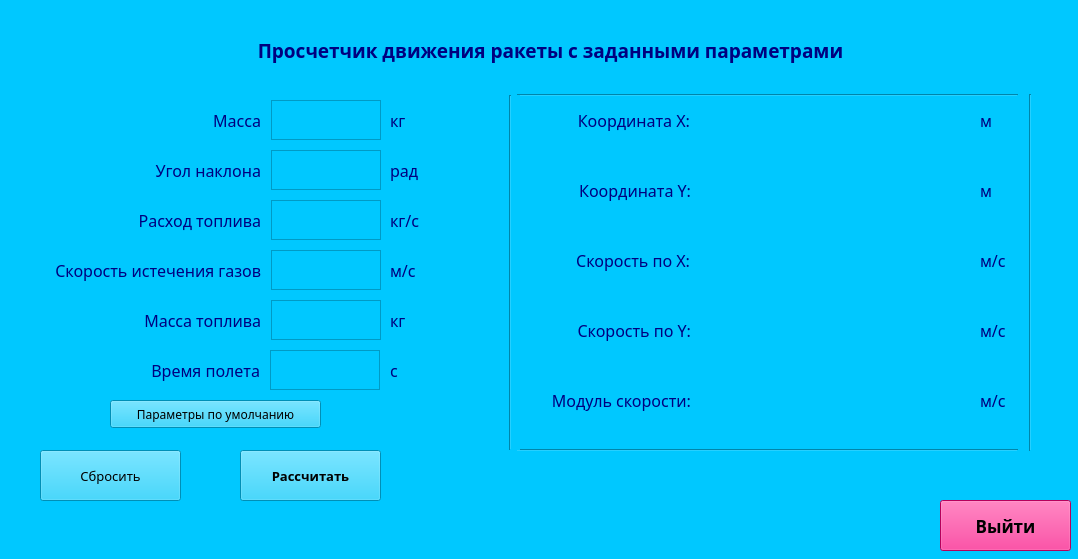
<?xml version="1.0" encoding="UTF-8"?>
<ui version="4.0">
 <class>MainWindow</class>
 <widget class="QMainWindow" name="MainWindow">
  <property name="geometry">
   <rect>
    <x>0</x>
    <y>0</y>
    <width>1078</width>
    <height>559</height>
   </rect>
  </property>
  <property name="windowTitle">
   <string>MainWindow</string>
  </property>
  <property name="autoFillBackground">
   <bool>false</bool>
  </property>
  <property name="styleSheet">
   <string notr="true">background-color: rgb(0, 200, 255);</string>
  </property>
  <widget class="QWidget" name="centralwidget">
   <widget class="QLabel" name="label_title">
    <property name="geometry">
     <rect>
      <x>160</x>
      <y>10</y>
      <width>781</width>
      <height>81</height>
     </rect>
    </property>
    <property name="font">
     <font>
      <family>Book Antiqua</family>
      <pointsize>14</pointsize>
      <weight>75</weight>
      <bold>true</bold>
     </font>
    </property>
    <property name="styleSheet">
     <string notr="true">color: rgb(0, 0, 127);</string>
    </property>
    <property name="text">
     <string>Просчетчик движения ракеты с заданными параметрами</string>
    </property>
    <property name="textFormat">
     <enum>Qt::PlainText</enum>
    </property>
    <property name="alignment">
     <set>Qt::AlignCenter</set>
    </property>
   </widget>
   <widget class="QLabel" name="label_mass">
    <property name="geometry">
     <rect>
      <x>200</x>
      <y>100</y>
      <width>61</width>
      <height>40</height>
     </rect>
    </property>
    <property name="font">
     <font>
      <family>Book Antiqua</family>
      <pointsize>12</pointsize>
      <weight>50</weight>
      <bold>false</bold>
     </font>
    </property>
    <property name="styleSheet">
     <string notr="true">color: rgb(0, 0, 127);</string>
    </property>
    <property name="text">
     <string>Масса</string>
    </property>
    <property name="textFormat">
     <enum>Qt::PlainText</enum>
    </property>
    <property name="alignment">
     <set>Qt::AlignRight|Qt::AlignTrailing|Qt::AlignVCenter</set>
    </property>
   </widget>
   <widget class="QLabel" name="label_angle">
    <property name="geometry">
     <rect>
      <x>120</x>
      <y>150</y>
      <width>141</width>
      <height>40</height>
     </rect>
    </property>
    <property name="font">
     <font>
      <family>Book Antiqua</family>
      <pointsize>12</pointsize>
      <weight>50</weight>
      <bold>false</bold>
     </font>
    </property>
    <property name="styleSheet">
     <string notr="true">color: rgb(0, 0, 127);</string>
    </property>
    <property name="text">
     <string>Угол наклона</string>
    </property>
    <property name="textFormat">
     <enum>Qt::PlainText</enum>
    </property>
    <property name="alignment">
     <set>Qt::AlignRight|Qt::AlignTrailing|Qt::AlignVCenter</set>
    </property>
   </widget>
   <widget class="QLabel" name="label_fuelcons">
    <property name="geometry">
     <rect>
      <x>110</x>
      <y>200</y>
      <width>151</width>
      <height>40</height>
     </rect>
    </property>
    <property name="font">
     <font>
      <family>Book Antiqua</family>
      <pointsize>12</pointsize>
      <weight>50</weight>
      <bold>false</bold>
     </font>
    </property>
    <property name="styleSheet">
     <string notr="true">color: rgb(0, 0, 127);</string>
    </property>
    <property name="text">
     <string>Расход топлива</string>
    </property>
    <property name="textFormat">
     <enum>Qt::PlainText</enum>
    </property>
    <property name="alignment">
     <set>Qt::AlignRight|Qt::AlignTrailing|Qt::AlignVCenter</set>
    </property>
   </widget>
   <widget class="QLabel" name="label_fuelv">
    <property name="geometry">
     <rect>
      <x>10</x>
      <y>250</y>
      <width>251</width>
      <height>40</height>
     </rect>
    </property>
    <property name="font">
     <font>
      <family>Book Antiqua</family>
      <pointsize>12</pointsize>
      <weight>50</weight>
      <bold>false</bold>
     </font>
    </property>
    <property name="styleSheet">
     <string notr="true">color: rgb(0, 0, 127);</string>
    </property>
    <property name="text">
     <string>Скорость истечения газов</string>
    </property>
    <property name="textFormat">
     <enum>Qt::PlainText</enum>
    </property>
    <property name="alignment">
     <set>Qt::AlignRight|Qt::AlignTrailing|Qt::AlignVCenter</set>
    </property>
   </widget>
   <widget class="QLabel" name="label_fuelvol">
    <property name="geometry">
     <rect>
      <x>30</x>
      <y>300</y>
      <width>231</width>
      <height>40</height>
     </rect>
    </property>
    <property name="font">
     <font>
      <family>Book Antiqua</family>
      <pointsize>12</pointsize>
      <weight>50</weight>
      <bold>false</bold>
     </font>
    </property>
    <property name="styleSheet">
     <string notr="true">color: rgb(0, 0, 127);</string>
    </property>
    <property name="text">
     <string>Масса топлива</string>
    </property>
    <property name="textFormat">
     <enum>Qt::PlainText</enum>
    </property>
    <property name="alignment">
     <set>Qt::AlignRight|Qt::AlignTrailing|Qt::AlignVCenter</set>
    </property>
   </widget>
   <widget class="QTextEdit" name="textEdit_mass">
    <property name="geometry">
     <rect>
      <x>271</x>
      <y>100</y>
      <width>110</width>
      <height>40</height>
     </rect>
    </property>
    <property name="styleSheet">
     <string notr="true">border-color: rgb(0, 97, 139);</string>
    </property>
    <property name="placeholderText">
     <string/>
    </property>
   </widget>
   <widget class="QTextEdit" name="textEdit_angle">
    <property name="geometry">
     <rect>
      <x>271</x>
      <y>150</y>
      <width>110</width>
      <height>40</height>
     </rect>
    </property>
    <property name="styleSheet">
     <string notr="true">border-color: rgb(0, 97, 139);</string>
    </property>
   </widget>
   <widget class="QTextEdit" name="textEdit_fuelcons">
    <property name="geometry">
     <rect>
      <x>271</x>
      <y>200</y>
      <width>110</width>
      <height>40</height>
     </rect>
    </property>
    <property name="styleSheet">
     <string notr="true">border-color: rgb(0, 97, 139);</string>
    </property>
   </widget>
   <widget class="QTextEdit" name="textEdit_fuelv">
    <property name="geometry">
     <rect>
      <x>271</x>
      <y>250</y>
      <width>110</width>
      <height>40</height>
     </rect>
    </property>
    <property name="styleSheet">
     <string notr="true">border-color: rgb(0, 97, 139);</string>
    </property>
   </widget>
   <widget class="QTextEdit" name="textEdit_fuelvol">
    <property name="geometry">
     <rect>
      <x>271</x>
      <y>300</y>
      <width>110</width>
      <height>40</height>
     </rect>
    </property>
    <property name="styleSheet">
     <string notr="true">border-color: rgb(0, 97, 139);</string>
    </property>
   </widget>
   <widget class="QPushButton" name="btn_calc">
    <property name="geometry">
     <rect>
      <x>240</x>
      <y>450</y>
      <width>141</width>
      <height>51</height>
     </rect>
    </property>
    <property name="font">
     <font>
      <family>Book Antiqua</family>
      <pointsize>10</pointsize>
      <weight>75</weight>
      <bold>true</bold>
     </font>
    </property>
    <property name="text">
     <string>Рассчитать</string>
    </property>
   </widget>
   <widget class="QPushButton" name="btn_reset">
    <property name="geometry">
     <rect>
      <x>40</x>
      <y>450</y>
      <width>141</width>
      <height>51</height>
     </rect>
    </property>
    <property name="font">
     <font>
      <family>Book Antiqua</family>
      <pointsize>10</pointsize>
      <weight>50</weight>
      <bold>false</bold>
     </font>
    </property>
    <property name="text">
     <string>Сбросить</string>
    </property>
   </widget>
   <widget class="QLabel" name="label_resX">
    <property name="geometry">
     <rect>
      <x>710</x>
      <y>100</y>
      <width>251</width>
      <height>40</height>
     </rect>
    </property>
    <property name="font">
     <font>
      <family>Book Antiqua</family>
      <pointsize>12</pointsize>
      <weight>50</weight>
      <bold>false</bold>
     </font>
    </property>
    <property name="styleSheet">
     <string notr="true">color: rgb(0, 0, 127);
</string>
    </property>
    <property name="text">
     <string/>
    </property>
    <property name="textFormat">
     <enum>Qt::PlainText</enum>
    </property>
    <property name="alignment">
     <set>Qt::AlignRight|Qt::AlignTrailing|Qt::AlignVCenter</set>
    </property>
   </widget>
   <widget class="QLabel" name="label_fuelvol_2">
    <property name="geometry">
     <rect>
      <x>29</x>
      <y>350</y>
      <width>231</width>
      <height>40</height>
     </rect>
    </property>
    <property name="font">
     <font>
      <family>Book Antiqua</family>
      <pointsize>12</pointsize>
      <weight>50</weight>
      <bold>false</bold>
     </font>
    </property>
    <property name="styleSheet">
     <string notr="true">color: rgb(0, 0, 127);</string>
    </property>
    <property name="text">
     <string>Время полета</string>
    </property>
    <property name="textFormat">
     <enum>Qt::PlainText</enum>
    </property>
    <property name="alignment">
     <set>Qt::AlignRight|Qt::AlignTrailing|Qt::AlignVCenter</set>
    </property>
   </widget>
   <widget class="QTextEdit" name="textEdit_time">
    <property name="geometry">
     <rect>
      <x>270</x>
      <y>350</y>
      <width>110</width>
      <height>40</height>
     </rect>
    </property>
    <property name="styleSheet">
     <string notr="true">border-color: rgb(0, 97, 139);</string>
    </property>
   </widget>
   <widget class="QLabel" name="label_resY">
    <property name="geometry">
     <rect>
      <x>710</x>
      <y>170</y>
      <width>251</width>
      <height>40</height>
     </rect>
    </property>
    <property name="font">
     <font>
      <family>Book Antiqua</family>
      <pointsize>12</pointsize>
      <weight>50</weight>
      <bold>false</bold>
     </font>
    </property>
    <property name="styleSheet">
     <string notr="true">color: rgb(0, 0, 127);</string>
    </property>
    <property name="text">
     <string/>
    </property>
    <property name="textFormat">
     <enum>Qt::PlainText</enum>
    </property>
    <property name="alignment">
     <set>Qt::AlignRight|Qt::AlignTrailing|Qt::AlignVCenter</set>
    </property>
   </widget>
   <widget class="QLabel" name="label_mass_2">
    <property name="geometry">
     <rect>
      <x>550</x>
      <y>100</y>
      <width>140</width>
      <height>40</height>
     </rect>
    </property>
    <property name="font">
     <font>
      <family>Book Antiqua</family>
      <pointsize>12</pointsize>
      <weight>50</weight>
      <bold>false</bold>
     </font>
    </property>
    <property name="styleSheet">
     <string notr="true">color: rgb(0, 0, 127);</string>
    </property>
    <property name="text">
     <string>Координата X:</string>
    </property>
    <property name="textFormat">
     <enum>Qt::PlainText</enum>
    </property>
    <property name="alignment">
     <set>Qt::AlignRight|Qt::AlignTrailing|Qt::AlignVCenter</set>
    </property>
   </widget>
   <widget class="QLabel" name="label_mass_3">
    <property name="geometry">
     <rect>
      <x>550</x>
      <y>170</y>
      <width>141</width>
      <height>40</height>
     </rect>
    </property>
    <property name="font">
     <font>
      <family>Book Antiqua</family>
      <pointsize>12</pointsize>
      <weight>50</weight>
      <bold>false</bold>
     </font>
    </property>
    <property name="styleSheet">
     <string notr="true">color: rgb(0, 0, 127);</string>
    </property>
    <property name="text">
     <string>Координата Y:</string>
    </property>
    <property name="textFormat">
     <enum>Qt::PlainText</enum>
    </property>
    <property name="alignment">
     <set>Qt::AlignRight|Qt::AlignTrailing|Qt::AlignVCenter</set>
    </property>
   </widget>
   <widget class="QLabel" name="label_resVX">
    <property name="geometry">
     <rect>
      <x>710</x>
      <y>240</y>
      <width>251</width>
      <height>40</height>
     </rect>
    </property>
    <property name="font">
     <font>
      <family>Book Antiqua</family>
      <pointsize>12</pointsize>
      <weight>50</weight>
      <bold>false</bold>
     </font>
    </property>
    <property name="styleSheet">
     <string notr="true">color: rgb(0, 0, 127);
</string>
    </property>
    <property name="text">
     <string/>
    </property>
    <property name="textFormat">
     <enum>Qt::PlainText</enum>
    </property>
    <property name="alignment">
     <set>Qt::AlignRight|Qt::AlignTrailing|Qt::AlignVCenter</set>
    </property>
   </widget>
   <widget class="QLabel" name="label_mass_4">
    <property name="geometry">
     <rect>
      <x>550</x>
      <y>310</y>
      <width>141</width>
      <height>40</height>
     </rect>
    </property>
    <property name="font">
     <font>
      <family>Book Antiqua</family>
      <pointsize>12</pointsize>
      <weight>50</weight>
      <bold>false</bold>
     </font>
    </property>
    <property name="styleSheet">
     <string notr="true">color: rgb(0, 0, 127);</string>
    </property>
    <property name="text">
     <string>Скорость по Y:</string>
    </property>
    <property name="textFormat">
     <enum>Qt::PlainText</enum>
    </property>
    <property name="alignment">
     <set>Qt::AlignRight|Qt::AlignTrailing|Qt::AlignVCenter</set>
    </property>
   </widget>
   <widget class="QLabel" name="label_resVY">
    <property name="geometry">
     <rect>
      <x>710</x>
      <y>310</y>
      <width>251</width>
      <height>40</height>
     </rect>
    </property>
    <property name="font">
     <font>
      <family>Book Antiqua</family>
      <pointsize>12</pointsize>
      <weight>50</weight>
      <bold>false</bold>
     </font>
    </property>
    <property name="styleSheet">
     <string notr="true">color: rgb(0, 0, 127);</string>
    </property>
    <property name="text">
     <string/>
    </property>
    <property name="textFormat">
     <enum>Qt::PlainText</enum>
    </property>
    <property name="alignment">
     <set>Qt::AlignRight|Qt::AlignTrailing|Qt::AlignVCenter</set>
    </property>
   </widget>
   <widget class="QLabel" name="label_mass_5">
    <property name="geometry">
     <rect>
      <x>550</x>
      <y>240</y>
      <width>140</width>
      <height>40</height>
     </rect>
    </property>
    <property name="font">
     <font>
      <family>Book Antiqua</family>
      <pointsize>12</pointsize>
      <weight>50</weight>
      <bold>false</bold>
     </font>
    </property>
    <property name="styleSheet">
     <string notr="true">color: rgb(0, 0, 127);</string>
    </property>
    <property name="text">
     <string>Скорость по X:</string>
    </property>
    <property name="textFormat">
     <enum>Qt::PlainText</enum>
    </property>
    <property name="alignment">
     <set>Qt::AlignRight|Qt::AlignTrailing|Qt::AlignVCenter</set>
    </property>
   </widget>
   <widget class="QLabel" name="label_mass_6">
    <property name="geometry">
     <rect>
      <x>510</x>
      <y>380</y>
      <width>181</width>
      <height>40</height>
     </rect>
    </property>
    <property name="font">
     <font>
      <family>Book Antiqua</family>
      <pointsize>12</pointsize>
      <weight>50</weight>
      <bold>false</bold>
     </font>
    </property>
    <property name="styleSheet">
     <string notr="true">color: rgb(0, 0, 127);</string>
    </property>
    <property name="text">
     <string>Модуль скорости:</string>
    </property>
    <property name="textFormat">
     <enum>Qt::PlainText</enum>
    </property>
    <property name="alignment">
     <set>Qt::AlignRight|Qt::AlignTrailing|Qt::AlignVCenter</set>
    </property>
   </widget>
   <widget class="QLabel" name="label_resV">
    <property name="geometry">
     <rect>
      <x>710</x>
      <y>380</y>
      <width>251</width>
      <height>40</height>
     </rect>
    </property>
    <property name="font">
     <font>
      <family>Book Antiqua</family>
      <pointsize>12</pointsize>
      <weight>50</weight>
      <bold>false</bold>
     </font>
    </property>
    <property name="styleSheet">
     <string notr="true">color: rgb(0, 0, 127);</string>
    </property>
    <property name="text">
     <string/>
    </property>
    <property name="textFormat">
     <enum>Qt::PlainText</enum>
    </property>
    <property name="alignment">
     <set>Qt::AlignRight|Qt::AlignTrailing|Qt::AlignVCenter</set>
    </property>
   </widget>
   <widget class="QLabel" name="label_mass_7">
    <property name="geometry">
     <rect>
      <x>390</x>
      <y>100</y>
      <width>31</width>
      <height>40</height>
     </rect>
    </property>
    <property name="font">
     <font>
      <family>Book Antiqua</family>
      <pointsize>12</pointsize>
      <weight>50</weight>
      <bold>false</bold>
     </font>
    </property>
    <property name="styleSheet">
     <string notr="true">color: rgb(0, 0, 127);</string>
    </property>
    <property name="text">
     <string>кг</string>
    </property>
    <property name="textFormat">
     <enum>Qt::PlainText</enum>
    </property>
    <property name="alignment">
     <set>Qt::AlignLeading|Qt::AlignLeft|Qt::AlignVCenter</set>
    </property>
   </widget>
   <widget class="QLabel" name="label_mass_8">
    <property name="geometry">
     <rect>
      <x>390</x>
      <y>150</y>
      <width>41</width>
      <height>40</height>
     </rect>
    </property>
    <property name="font">
     <font>
      <family>Book Antiqua</family>
      <pointsize>12</pointsize>
      <weight>50</weight>
      <bold>false</bold>
     </font>
    </property>
    <property name="styleSheet">
     <string notr="true">color: rgb(0, 0, 127);</string>
    </property>
    <property name="text">
     <string>рад</string>
    </property>
    <property name="textFormat">
     <enum>Qt::PlainText</enum>
    </property>
    <property name="alignment">
     <set>Qt::AlignLeading|Qt::AlignLeft|Qt::AlignVCenter</set>
    </property>
   </widget>
   <widget class="QLabel" name="label_mass_9">
    <property name="geometry">
     <rect>
      <x>390</x>
      <y>200</y>
      <width>81</width>
      <height>40</height>
     </rect>
    </property>
    <property name="font">
     <font>
      <family>Book Antiqua</family>
      <pointsize>12</pointsize>
      <weight>50</weight>
      <bold>false</bold>
     </font>
    </property>
    <property name="styleSheet">
     <string notr="true">color: rgb(0, 0, 127);</string>
    </property>
    <property name="text">
     <string>кг/с</string>
    </property>
    <property name="textFormat">
     <enum>Qt::PlainText</enum>
    </property>
    <property name="alignment">
     <set>Qt::AlignLeading|Qt::AlignLeft|Qt::AlignVCenter</set>
    </property>
   </widget>
   <widget class="QLabel" name="label_mass_10">
    <property name="geometry">
     <rect>
      <x>390</x>
      <y>250</y>
      <width>41</width>
      <height>40</height>
     </rect>
    </property>
    <property name="font">
     <font>
      <family>Book Antiqua</family>
      <pointsize>12</pointsize>
      <weight>50</weight>
      <bold>false</bold>
     </font>
    </property>
    <property name="styleSheet">
     <string notr="true">color: rgb(0, 0, 127);</string>
    </property>
    <property name="text">
     <string>м/с</string>
    </property>
    <property name="textFormat">
     <enum>Qt::PlainText</enum>
    </property>
    <property name="alignment">
     <set>Qt::AlignLeading|Qt::AlignLeft|Qt::AlignVCenter</set>
    </property>
   </widget>
   <widget class="QLabel" name="label_mass_11">
    <property name="geometry">
     <rect>
      <x>390</x>
      <y>300</y>
      <width>31</width>
      <height>40</height>
     </rect>
    </property>
    <property name="font">
     <font>
      <family>Book Antiqua</family>
      <pointsize>12</pointsize>
      <weight>50</weight>
      <bold>false</bold>
     </font>
    </property>
    <property name="styleSheet">
     <string notr="true">color: rgb(0, 0, 127);</string>
    </property>
    <property name="text">
     <string>кг</string>
    </property>
    <property name="textFormat">
     <enum>Qt::PlainText</enum>
    </property>
    <property name="alignment">
     <set>Qt::AlignLeading|Qt::AlignLeft|Qt::AlignVCenter</set>
    </property>
   </widget>
   <widget class="QLabel" name="label_mass_12">
    <property name="geometry">
     <rect>
      <x>390</x>
      <y>350</y>
      <width>31</width>
      <height>40</height>
     </rect>
    </property>
    <property name="font">
     <font>
      <family>Book Antiqua</family>
      <pointsize>12</pointsize>
      <weight>50</weight>
      <bold>false</bold>
     </font>
    </property>
    <property name="styleSheet">
     <string notr="true">color: rgb(0, 0, 127);</string>
    </property>
    <property name="text">
     <string>с</string>
    </property>
    <property name="textFormat">
     <enum>Qt::PlainText</enum>
    </property>
    <property name="alignment">
     <set>Qt::AlignLeading|Qt::AlignLeft|Qt::AlignVCenter</set>
    </property>
   </widget>
   <widget class="QLabel" name="label_mass_13">
    <property name="geometry">
     <rect>
      <x>980</x>
      <y>100</y>
      <width>31</width>
      <height>40</height>
     </rect>
    </property>
    <property name="font">
     <font>
      <family>Book Antiqua</family>
      <pointsize>12</pointsize>
      <weight>50</weight>
      <bold>false</bold>
     </font>
    </property>
    <property name="styleSheet">
     <string notr="true">color: rgb(0, 0, 127);</string>
    </property>
    <property name="text">
     <string>м</string>
    </property>
    <property name="textFormat">
     <enum>Qt::PlainText</enum>
    </property>
    <property name="alignment">
     <set>Qt::AlignLeading|Qt::AlignLeft|Qt::AlignVCenter</set>
    </property>
   </widget>
   <widget class="QLabel" name="label_mass_14">
    <property name="geometry">
     <rect>
      <x>980</x>
      <y>170</y>
      <width>31</width>
      <height>40</height>
     </rect>
    </property>
    <property name="font">
     <font>
      <family>Book Antiqua</family>
      <pointsize>12</pointsize>
      <weight>50</weight>
      <bold>false</bold>
     </font>
    </property>
    <property name="styleSheet">
     <string notr="true">color: rgb(0, 0, 127);</string>
    </property>
    <property name="text">
     <string>м</string>
    </property>
    <property name="textFormat">
     <enum>Qt::PlainText</enum>
    </property>
    <property name="alignment">
     <set>Qt::AlignLeading|Qt::AlignLeft|Qt::AlignVCenter</set>
    </property>
   </widget>
   <widget class="QLabel" name="label_mass_15">
    <property name="geometry">
     <rect>
      <x>980</x>
      <y>240</y>
      <width>41</width>
      <height>40</height>
     </rect>
    </property>
    <property name="font">
     <font>
      <family>Book Antiqua</family>
      <pointsize>12</pointsize>
      <weight>50</weight>
      <bold>false</bold>
     </font>
    </property>
    <property name="styleSheet">
     <string notr="true">color: rgb(0, 0, 127);</string>
    </property>
    <property name="text">
     <string>м/с</string>
    </property>
    <property name="textFormat">
     <enum>Qt::PlainText</enum>
    </property>
    <property name="alignment">
     <set>Qt::AlignLeading|Qt::AlignLeft|Qt::AlignVCenter</set>
    </property>
   </widget>
   <widget class="QLabel" name="label_mass_16">
    <property name="geometry">
     <rect>
      <x>980</x>
      <y>310</y>
      <width>41</width>
      <height>40</height>
     </rect>
    </property>
    <property name="font">
     <font>
      <family>Book Antiqua</family>
      <pointsize>12</pointsize>
      <weight>50</weight>
      <bold>false</bold>
     </font>
    </property>
    <property name="styleSheet">
     <string notr="true">color: rgb(0, 0, 127);</string>
    </property>
    <property name="text">
     <string>м/с</string>
    </property>
    <property name="textFormat">
     <enum>Qt::PlainText</enum>
    </property>
    <property name="alignment">
     <set>Qt::AlignLeading|Qt::AlignLeft|Qt::AlignVCenter</set>
    </property>
   </widget>
   <widget class="QLabel" name="label_mass_17">
    <property name="geometry">
     <rect>
      <x>980</x>
      <y>380</y>
      <width>41</width>
      <height>40</height>
     </rect>
    </property>
    <property name="font">
     <font>
      <family>Book Antiqua</family>
      <pointsize>12</pointsize>
      <weight>50</weight>
      <bold>false</bold>
     </font>
    </property>
    <property name="styleSheet">
     <string notr="true">color: rgb(0, 0, 127);</string>
    </property>
    <property name="text">
     <string>м/с</string>
    </property>
    <property name="textFormat">
     <enum>Qt::PlainText</enum>
    </property>
    <property name="alignment">
     <set>Qt::AlignLeading|Qt::AlignLeft|Qt::AlignVCenter</set>
    </property>
   </widget>
   <widget class="QPushButton" name="btn_exit">
    <property name="geometry">
     <rect>
      <x>940</x>
      <y>500</y>
      <width>131</width>
      <height>51</height>
     </rect>
    </property>
    <property name="font">
     <font>
      <family>Book Antiqua</family>
      <pointsize>13</pointsize>
      <weight>75</weight>
      <bold>true</bold>
     </font>
    </property>
    <property name="styleSheet">
     <string notr="true">background-color: rgb(255, 0, 127);</string>
    </property>
    <property name="text">
     <string>Выйти</string>
    </property>
   </widget>
   <widget class="QPushButton" name="btn_default">
    <property name="geometry">
     <rect>
      <x>110</x>
      <y>400</y>
      <width>211</width>
      <height>28</height>
     </rect>
    </property>
    <property name="font">
     <font>
      <family>Book Antiqua</family>
      <pointsize>9</pointsize>
     </font>
    </property>
    <property name="text">
     <string>Параметры по умолчанию</string>
    </property>
   </widget>
   <widget class="Line" name="line">
    <property name="geometry">
     <rect>
      <x>517</x>
      <y>440</y>
      <width>501</width>
      <height>20</height>
     </rect>
    </property>
    <property name="orientation">
     <enum>Qt::Horizontal</enum>
    </property>
   </widget>
   <widget class="Line" name="line_2">
    <property name="geometry">
     <rect>
      <x>517</x>
      <y>85</y>
      <width>501</width>
      <height>20</height>
     </rect>
    </property>
    <property name="orientation">
     <enum>Qt::Horizontal</enum>
    </property>
   </widget>
   <widget class="Line" name="line_3">
    <property name="geometry">
     <rect>
      <x>500</x>
      <y>95</y>
      <width>20</width>
      <height>355</height>
     </rect>
    </property>
    <property name="orientation">
     <enum>Qt::Vertical</enum>
    </property>
   </widget>
   <widget class="Line" name="line_4">
    <property name="geometry">
     <rect>
      <x>1020</x>
      <y>94</y>
      <width>20</width>
      <height>357</height>
     </rect>
    </property>
    <property name="orientation">
     <enum>Qt::Vertical</enum>
    </property>
   </widget>
  </widget>
 </widget>
 <resources/>
 <connections/>
</ui>
